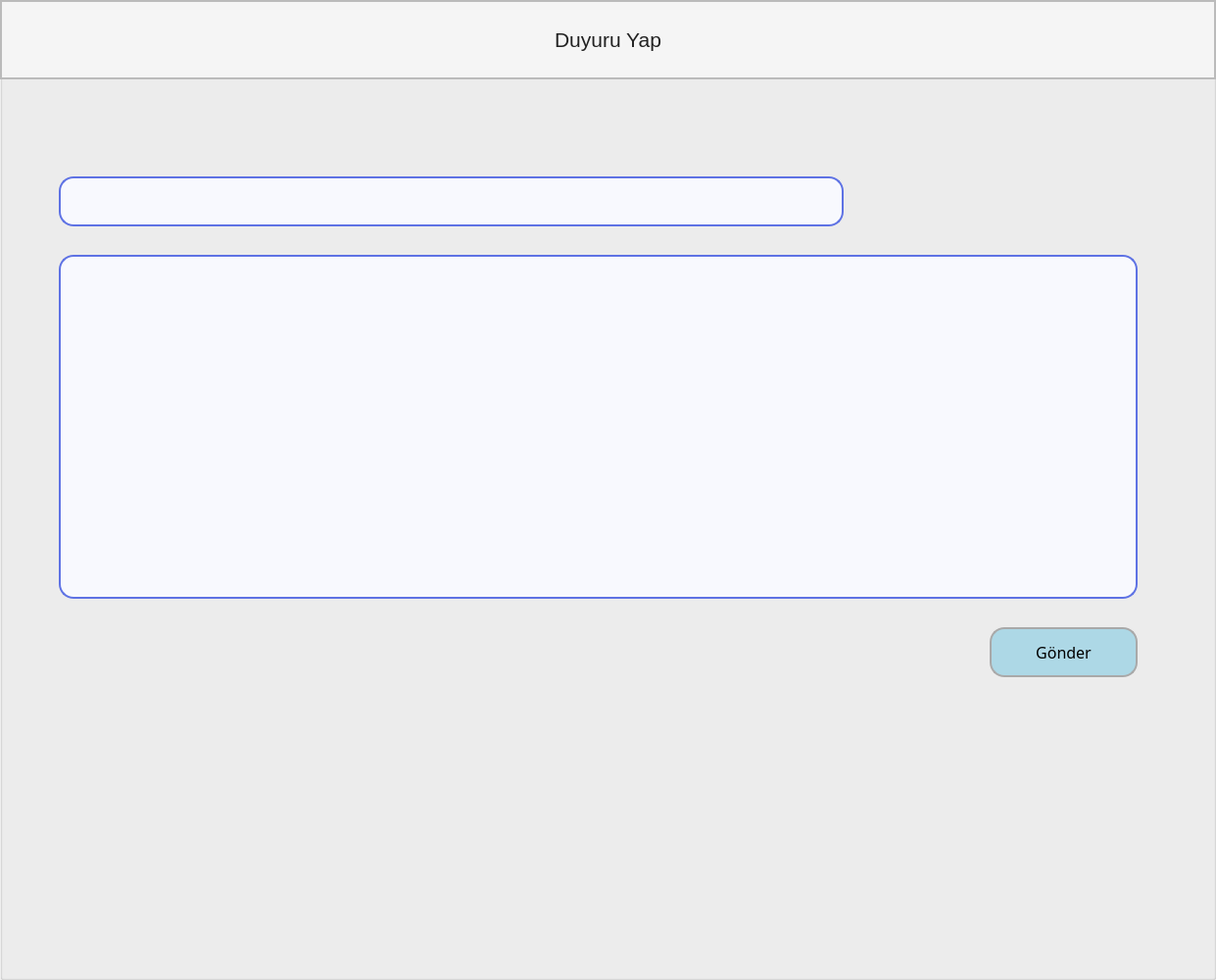
  <widget class="QGroupBox" name="groupBox_duyuruyap">
   <property name="geometry">
    <rect>
     <x>350</x>
     <y>0</y>
     <width>1241</width>
     <height>1000</height>
    </rect>
   </property>
   <property name="title">
    <string/>
   </property>
   <widget class="QPushButton" name="pushButton_gonder">
    <property name="geometry">
     <rect>
      <x>1010</x>
      <y>640</y>
      <width>151</width>
      <height>51</height>
     </rect>
    </property>
    <property name="font">
     <font>
      <family>Arial Black</family>
      <pointsize>12</pointsize>
     </font>
    </property>
    <property name="styleSheet">
     <string notr="true">QPushButton {
    border: 2px solid #a9a9a9;
    border-radius: 15px;
    background-color: #add8e6; /* Açık mavi tonu */
}

QPushButton:hover {
    background-color: #88b8d6; /* Biraz daha koyu mavi tonu */
}
</string>
    </property>
    <property name="text">
     <string>Gönder</string>
    </property>
    <property name="icon">
     <iconset resource="ikonlar_ogrenci.qrc">
      <normaloff>:/sikayetkutusu/sikayetkutusu2.ico</normaloff>:/sikayetkutusu/sikayetkutusu2.ico</iconset>
    </property>
    <property name="iconSize">
     <size>
      <width>30</width>
      <height>30</height>
     </size>
    </property>
   </widget>
   <widget class="QTextEdit" name="textEdit_metin">
    <property name="geometry">
     <rect>
      <x>60</x>
      <y>260</y>
      <width>1101</width>
      <height>351</height>
     </rect>
    </property>
    <property name="font">
     <font>
      <pointsize>-1</pointsize>
     </font>
    </property>
    <property name="styleSheet">
     <string notr="true">QTextEdit {
    border: 2px solid #5e72e4; /* Kenarlık rengini değiştirin */
    border-radius: 15px;  /* Daha yuvarlak kenarlar için değeri artırın */
    padding: 10px; /* Metin içeriğinin kenarlardan içeriye olan uzaklığını belirler */
    font-size: 18px; /* Metin fontunun boyutunu biraz daha büyütün */
    color: #333; /* Metin rengini belirler */
    background-color: #f8f9fe; /* Arka plan rengini belirler */
}
QTextEdit QScrollBar {
    width: 0px;                 /* Yatay ve dikey scroll bar genişliği */
    height: 0px;                /* Yatay ve dikey scroll bar yüksekliği */
    background: transparent;    /* Scroll bar arka plan rengi */
}
</string>
    </property>
   </widget>
   <widget class="QLineEdit" name="lineEdit_baslik">
    <property name="geometry">
     <rect>
      <x>60</x>
      <y>180</y>
      <width>801</width>
      <height>51</height>
     </rect>
    </property>
    <property name="styleSheet">
     <string notr="true">QLineEdit {
    border: 2px solid #5e72e4; /* Kenarlık rengini değiştirin */
    border-radius: 15px;  /* Daha yuvarlak kenarlar için değeri artırın */
    padding: 10px; /* Metin içeriğinin kenarlardan içeriye olan uzaklığını belirler */
    font-size: 22px; /* Metin fontunun boyutunu biraz daha büyütün */
    color: #333; /* Metin rengini belirler */
    background-color: #f8f9fe; /* Arka plan rengini belirler */
}

</string>
    </property>
   </widget>
   <widget class="QLabel" name="label_devamsizlikgirisimenucubugu_2">
    <property name="geometry">
     <rect>
      <x>0</x>
      <y>0</y>
      <width>1241</width>
      <height>81</height>
     </rect>
    </property>
    <property name="font">
     <font>
      <pointsize>16</pointsize>
     </font>
    </property>
    <property name="styleSheet">
     <string notr="true">QLabel {
	border-image: url(:/arkaplan/ic_arkaplan.jpg);
    color: #222; /* Yazı rengi */
    background-color: #f5f5f5; /* Yumuşak bir gri tonu */
    border: 2px solid #bbb; /* Kenarlık */
    border-radius: 0px; /* Kenar yuvarlaklığı kaldırıldı */
    padding: 10px; /* İç boşluk */
}

QLabel:hover {
    background-color: #ddd; /* Fare üzerine gelindiğinde arka plan rengi */
}
</string>
    </property>
    <property name="text">
     <string>Duyuru Yap</string>
    </property>
    <property name="alignment">
     <set>Qt::AlignCenter</set>
    </property>
   </widget>
   <widget class="QLabel" name="label_bilgi">
    <property name="geometry">
     <rect>
      <x>60</x>
      <y>630</y>
      <width>551</width>
      <height>31</height>
     </rect>
    </property>
    <property name="text">
     <string/>
    </property>
   </widget>
   <zorder>pushButton_gonder</zorder>
   <zorder>textEdit_metin</zorder>
   <zorder>label_devamsizlikgirisimenucubugu_2</zorder>
   <zorder>lineEdit_baslik</zorder>
   <zorder>label_bilgi</zorder>
  </widget>
